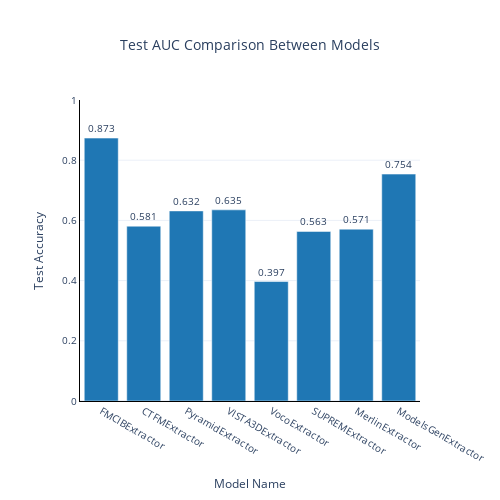

This figure's notebook cell:
### Code cell
# Plot test accuracies
fig = plot_model_comparison(test_accuracies_dict)
fig.show() # Show the plot

### Figure 1 — Plotly figure (JSON) as saved in the notebook; plotly's stock layout.template omitted (floating-point values rounded to 4 significant figures)
{"data": [{"alignmentgroup": "True", "hovertemplate": "Model Name=%{x}<br>Test Accuracy=%{y}<br>text=%{text}<extra></extra>", "legendgroup": "", "marker": {"color": "#1f77b4", "pattern": {"shape": ""}}, "name": "", "offsetgroup": "", "orientation": "v", "showlegend": false, "text": ["0.873", "0.581", "0.632", "0.635", "0.397", "0.563", "0.571", "0.754"], "textposition": "outside", "type": "bar", "x": ["FMCIBExtractor", "CTFMExtractor", "PyramidExtractor", "VISTA3DExtractor", "VocoExtractor", "SUPREMExtractor", "MerlinExtractor", "ModelsGenExtractor"], "xaxis": "x", "y": [0.8735, 0.5808, 0.6315, 0.635, 0.3969, 0.5633, 0.5709, 0.7539], "yaxis": "y"}], "layout": {"barmode": "relative", "font": {"size": 10}, "height": 500, "legend": {"tracegroupgap": 0}, "plot_bgcolor": "rgba(0,0,0,0)", "showlegend": false, "title": {"text": "Test AUC Comparison Between Models", "x": 0.5}, "width": 500, "xaxis": {"anchor": "y", "domain": [0, 1], "linecolor": "black", "ticks": "", "title": {"text": "Model Name"}}, "yaxis": {"anchor": "x", "domain": [0, 1], "linecolor": "black", "range": [0, 1], "ticks": "", "title": {"text": "Test Accuracy"}}}}
